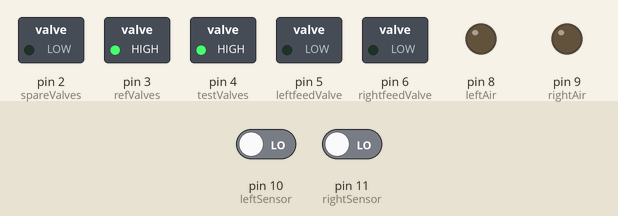
This sketch was run on a simulated Arduino Uno, built with avr-gcc and run on an emulated ATmega328P. Parts: switched loads named in the sketch (green lamp = pin HIGH), output pins drawn as LEDs (lit = HIGH). The inputs (shaded band) are chosen by the test bench; at power-on: pin 10 (leftSensor) LOW, pin 11 (rightSensor) LOW. Random numbers use the default seed unless the sketch sets one; pins used as bus, display or sensor lines are not drawn; what the sketch prints to the serial monitor is not drawn.

Above: at 0.1 s.
At 55.7 s:
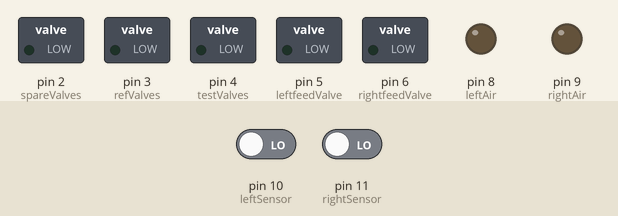
At 60.2 s:
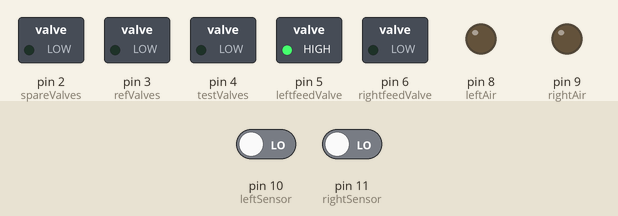
At 81.3 s:
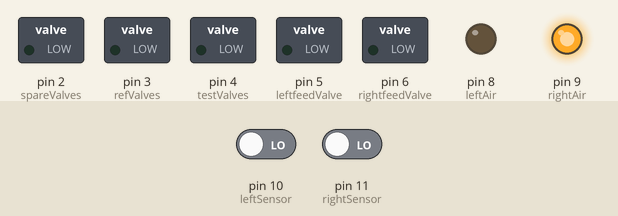
Timing chart, 0 to 83.2 s (numbered marks = the images above):
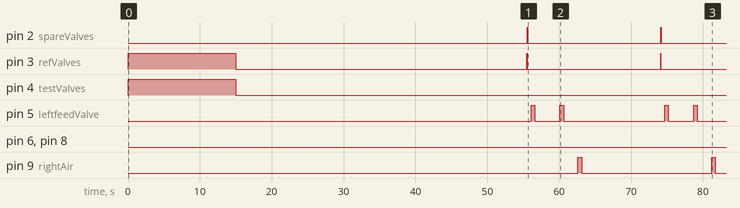

Measured:
- by itself, pin 2 (spareValves): alternates HIGH for 0.05 s and LOW for 18.6 s
- by itself, pin 3 (refValves): goes LOW 40.5 s, HIGH 0.05 s, LOW 18.6 s, HIGH 0.05 s, then LOW
- by itself, pin 5 (leftfeedValve): LOW → HIGH at 56.1 s, → LOW 0.50 s later, → HIGH 3.5 s later, → LOW 0.50 s later, … (8 changes in this stretch)
- by itself, pin 9 (rightAir): alternates HIGH for 0.50 s and LOW for 18.1 s

The sketch:

Step5_demo.ino
```cpp
const int spareValves = 2;
const int refValves = 3;
const int testValves = 4;
const int leftfeedValve = 5;
const int rightfeedValve = 6;
const int sensorAct = 7;
const int leftAir = 8;
const int rightAir = 9;
const int leftSensor = 10;
const int rightSensor = 11;
int testChoice = 0;
int testN = 0;
int testLeft = 0;
int testRight = 0;
int refChoice = 0;
int refN = 0;
int refLeft = 0;
int refRight = 0;
long refDelay = 0;
long testDelay = 0;
long randNumber;
long delayTime = 0;
long successRate = 0.5;
int decideTime = 0;
int leftSens = 1;
int rightSens = 1;
int Choice = 0;
int Pick = 0;
int N = 0;
int testAir = 0;
int Drinking = 0;
void setup() {
  Serial.begin(9600);
  randomSeed(analogRead(0));
  pinMode(spareValves, OUTPUT);
  pinMode(refValves, OUTPUT);
  pinMode(testValves, OUTPUT);
  pinMode(sensorAct, OUTPUT);
  pinMode(leftfeedValve, OUTPUT);
  pinMode(rightfeedValve, OUTPUT);
  pinMode(leftAir, OUTPUT);
  pinMode(rightAir, OUTPUT);
  pinMode(leftSensor, INPUT);
  pinMode(rightSensor, INPUT);
  digitalWrite(sensorAct, LOW);
  digitalWrite(testValves, HIGH);
  digitalWrite(refValves, HIGH);
  delay(15000);
  digitalWrite(testValves, LOW);
  digitalWrite(refValves, LOW);
  delay(30000);
}
void loop() {
  digitalWrite(refValves, LOW);
  digitalWrite(testValves, LOW);
  digitalWrite(sensorAct, LOW);
  delay(8500);
  digitalWrite(sensorAct, HIGH);
  delay(1500);
  Choice = 0;
  testChoice = 0;
  refChoice = 0;
  delayTime = 0;
  while (Choice < 1){
    delay(1);
    delayTime = delayTime + 1;
    leftSens = digitalRead(leftSensor);
    if (leftSens < 0.5){
      delay(500);
      delayTime = delayTime + 500;
      leftSens = digitalRead(leftSensor);
      if (leftSens < 0.5){
        Choice = 1;
        delayTime = delayTime/1000;
        delayTime = 0;
        randNumber = random(1000);
        N = N + 1;
        if (randNumber > 499){
          Serial.print(" Test ");
          testN = testN + 1;
          digitalWrite(testValves, HIGH);
          delay(50);
          digitalWrite(refValves, HIGH);
          digitalWrite(spareValves, HIGH);
          delay(50);
          digitalWrite(spareValves, LOW);
          delay(500);
          digitalWrite(leftfeedValve, HIGH);
          delay(500);
          digitalWrite(leftfeedValve, LOW);
          delay(3000);
          Drinking = Drinking + 1;
          while (delayTime < 10000){
            delay(1);
            delayTime = delayTime + 1;
            leftSens = digitalRead(leftSensor);
            rightSens = digitalRead(rightSensor);
            if (leftSens < 0.5){
              delay(500);
              delayTime = delayTime + 500;
              leftSens = digitalRead(leftSensor);
              if (leftSens < 0.5){
                Serial.println("Left (Incorrect)");
                digitalWrite(leftAir, HIGH);
                delay(500);
                digitalWrite(leftAir, LOW);
                delay(500);
                if (testChoice < 1){
                  testLeft = testLeft + 1;
                  testChoice = 1;
                }
                delayTime = 10000;
              }
            }
            if (rightSens < 0.5){
              delay(500);
              delayTime = delayTime + 500;
              rightSens = digitalRead(rightSensor);
              if (rightSens < 0.5){
                Serial.println("Right (Correct)");
                if (testChoice < 1){
                  testRight = testRight + 1;
                  testChoice = 1;
                }
                digitalWrite(rightfeedValve, HIGH);
                delay(500);
                digitalWrite(rightfeedValve, LOW);
                delay(1500);
                Drinking = Drinking + 1;
                delayTime = 10000;
              }
            }
          }
        }
        if (randNumber < 500){
          Serial.print(" Ref ");
          refN = refN + 1;
          digitalWrite(refValves, HIGH);
          delay(50);
          digitalWrite(refValves, LOW);
          digitalWrite(spareValves, HIGH);
          delay(50);
          digitalWrite(spareValves, LOW);
          delay(500);
          digitalWrite(leftfeedValve, HIGH);
          delay(500);
          digitalWrite(leftfeedValve, LOW);
          delay(3000);
          Drinking = Drinking + 1;
          while (delayTime < 10000){
            delay(1);
            delayTime = delayTime + 1;
            leftSens = digitalRead(leftSensor);
            rightSens = digitalRead(rightSensor);
            if (leftSens < 0.5){
              delay(500);
              delayTime = delayTime + 500;
              leftSens = digitalRead(leftSensor);
              if (leftSens < 0.5){
                Serial.println("Left (Correct)");
                if (refChoice < 1){
                  refLeft = refLeft + 1;
                  refChoice = 1;
                }
                digitalWrite(leftfeedValve, HIGH);
                delay(500);
                digitalWrite(leftfeedValve, LOW);
                delay(1500);
                Drinking = Drinking + 1;
                delayTime = 10000;
              }
            }
            if (rightSens < 0.5){
              delay(500);
              delayTime = delayTime + 500;
              rightSens = digitalRead(rightSensor);
              if (rightSens < 0.5){
                Serial.println("Right (Incorrect)");
                if (refChoice < 1){
                  refRight = refRight + 1;
                  refChoice = 1;
                }
                digitalWrite(rightAir, HIGH);
                delay(500);
                digitalWrite(rightAir, LOW);
                delay(500);
                delayTime = 10000;
              }
            }
          }
        }
      }
    }
  }
  if (N > 29){
    refN = refLeft + refRight;
    testN = testLeft + testRight;
    successRate = ((refLeft/refN)/2) + ((testRight/testN)/2);
    Serial.print("Ref Trials: ");
    Serial.println(refN);
    Serial.print("Ref Correct: ");
    Serial.println(refLeft);
    Serial.print("Test Trials: ");
    Serial.println(testN);
    Serial.print("Test Correct: ");
    Serial.println(testRight);
    Serial.print("Success Rate: ");
    Serial.println(successRate);
    while(1){
    }
  }
}
```
